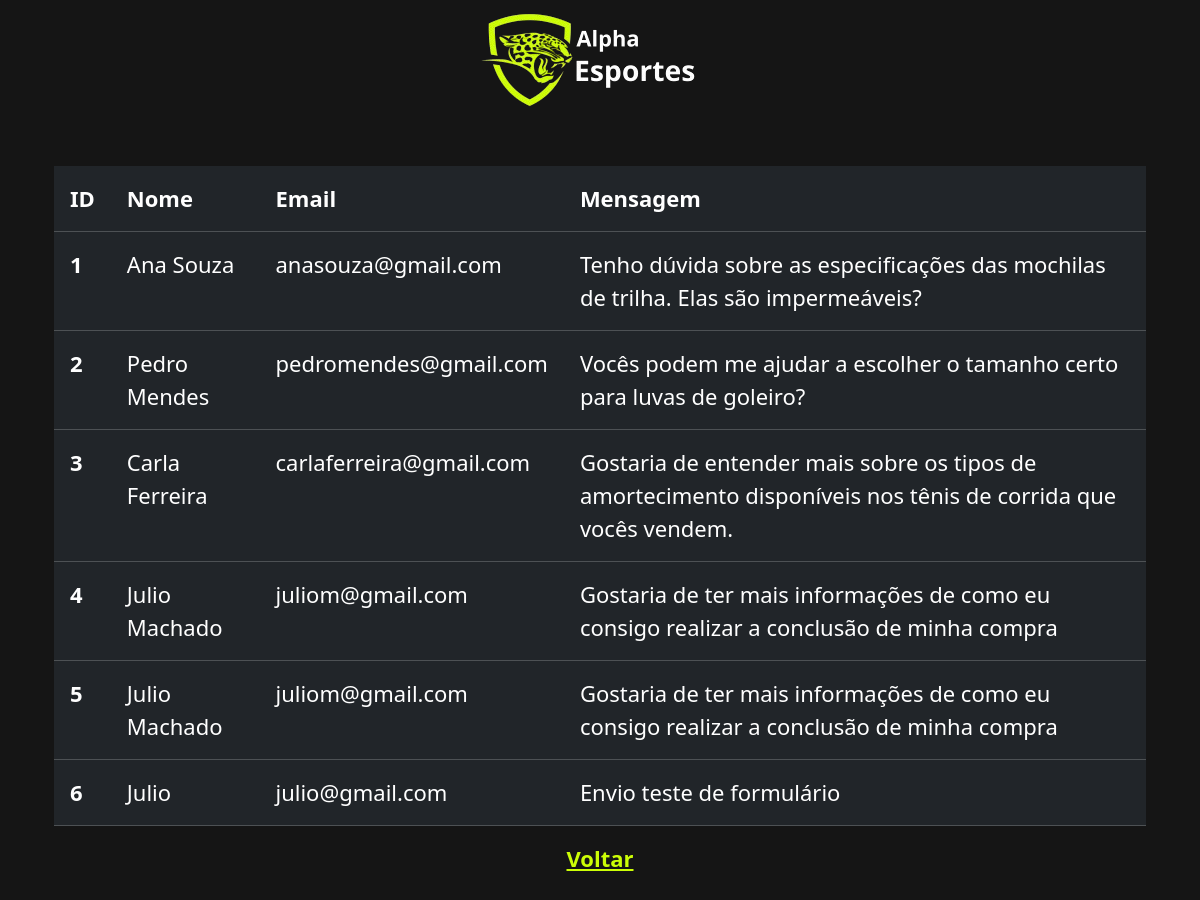
The page /login/login_php/acoes_admin/lista_formularios.php (signed in) on the database its author committed.
### tables this page shows
CREATE TABLE `formularios` (
  `id` int(11) NOT NULL,
  `nome` varchar(255) NOT NULL,
  `email` varchar(255) NOT NULL,
  `mensagem` longtext NOT NULL
);

### login/login_php/acoes_admin/lista_formularios.php (the view, shortened to what this page needs)
<!DOCTYPE html>
<html lang="pt-br">
<head>
    <link href="https://cdn.jsdelivr.net/npm/bootstrap@5.3.3/dist/css/bootstrap.min.css" rel="stylesheet">
</head>
<body>
        <header>
            <img src="../../../pagina-inicial/assets/logo.png" alt="">
        </header>
    <main>
        <div class="container-lg">
        <div class="container d-flex align-items-center justify-content-center w-100 flex-column" style='height:100vh;'>
        <table class="table table-dark">
            <thead>
                <tr>
                <th scope="col" class='p-3'>ID</th>
                <th scope="col" class='p-3'>Nome</th>
                <th scope="col" class='p-3'>Email</th>
                <th scope='col' class='p-3'>Mensagem</th>
                </tr>
            </thead>
            <tbody>
                <?php
                    $conn = new mysqli('localhost', 'root', '', 'estacio');
                    $sql = "SELECT * FROM `formularios` ";
                    $result = mysqli_query($conn,$sql);
                    while ($linha = mysqli_fetch_assoc($result)) {
                         echo " <tr>
                                <th scope='row' class='p-3'>$linha[id]</th>
                                <td class='p-3'>$linha[nome]</td>
                                <td class='p-3'>$linha[email]</td>
                                <td class='p-3'>$linha[mensagem]</td>
                            </tr>";
                    }
                ?>
            </tbody>
        </table>
        <a href="../admin.php">Voltar</a>
    </div>
        </div>
    </main>
</body>
</html>

### login/login_php/acoes_admin/lista_formularios.php (style rules this page uses)
body { background-color:#151515; }
header { text-align:center; padding:10px; }
a { color:#ccfe06; font-weight:bold; font-size:22px; }
td,th { font-size:22px; }

### rows shown on the page
formularios: id "1", nome "Ana Souza", email "anasouza@gmail.com", mensagem "Tenho dúvida sobre as especificações das mochilas de trilha. Elas são impermeáveis?"
formularios: id "2", nome "Pedro Mendes", email "pedromendes@gmail.com", mensagem "Vocês podem me ajudar a escolher o tamanho certo para luvas de goleiro?"
formularios: id "3", nome "Carla Ferreira", email "carlaferreira@gmail.com", mensagem "Gostaria de entender mais sobre os tipos de amortecimento disponíveis nos tênis de corrida que vocês vendem."
formularios: id "4", nome "Julio Machado", email "juliom@gmail.com", mensagem "Gostaria de ter mais informações de como eu consigo realizar a conclusão de minha compra"
formularios: id "5", nome "Julio Machado", email "juliom@gmail.com", mensagem "Gostaria de ter mais informações de como eu consigo realizar a conclusão de minha compra"
formularios: id "6", nome "Julio", email "julio@gmail.com", mensagem "Envio teste de formulário"
